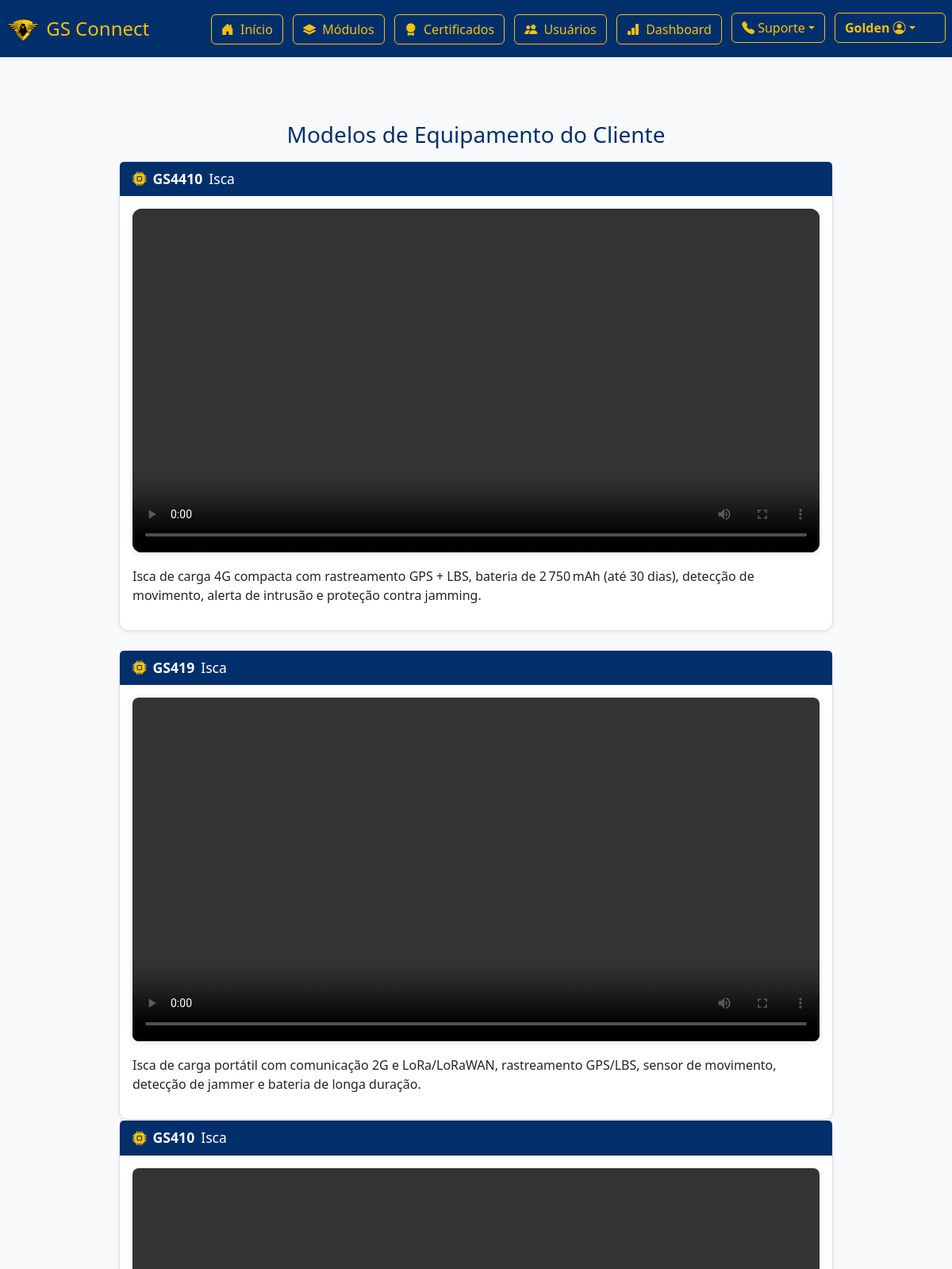
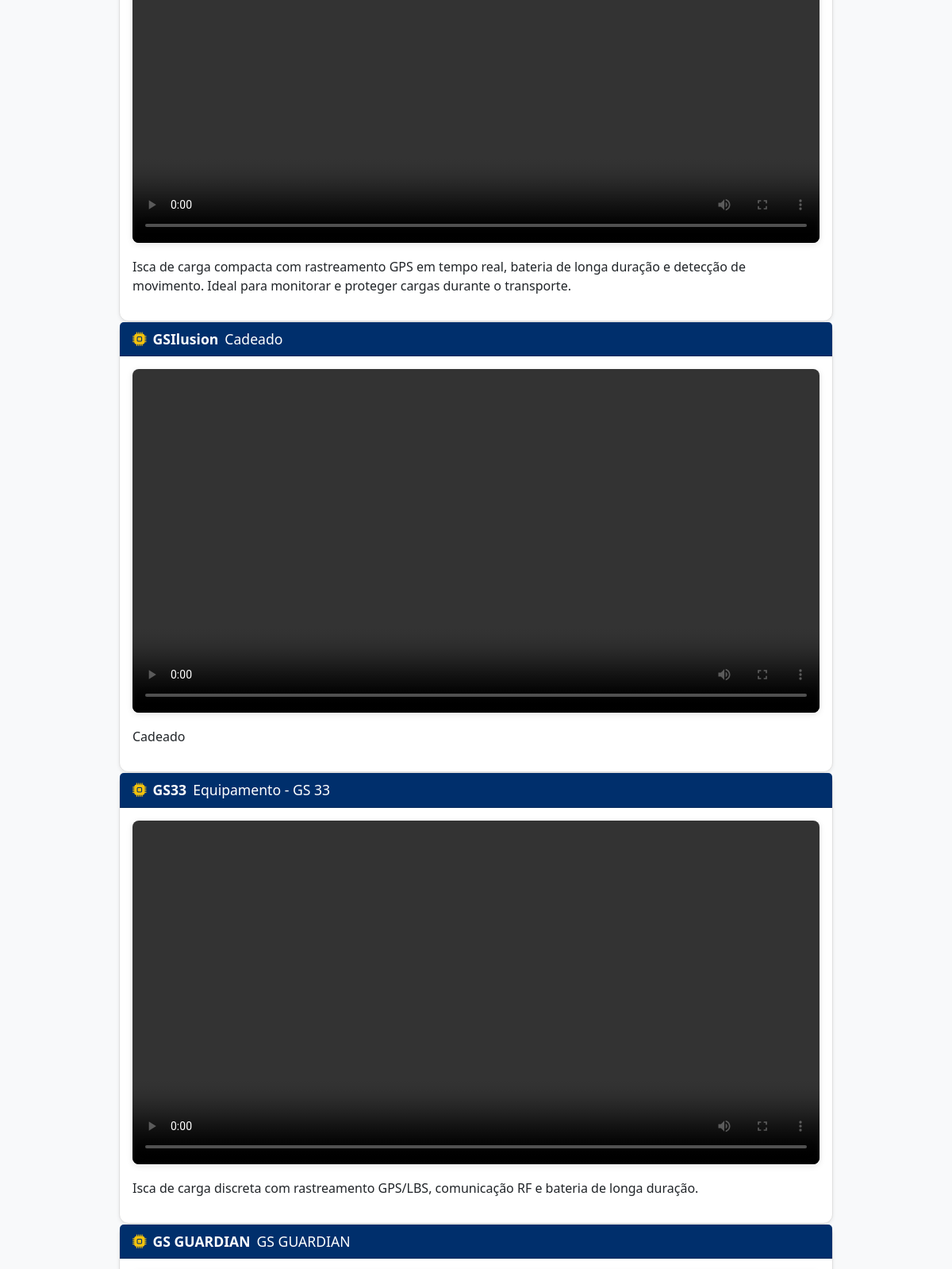
/cursos/modulo/2/ (signed in, upper part), run on the app's committed database (2 pictures, top to bottom).
### core/models.py (models this page shows, shortened)
class ConteudoEquipamento(models.Model):
    modelo = models.ForeignKey('ModeloEquipamento', on_delete=models.CASCADE)
    titulo = models.CharField(max_length=200)
    video = models.FileField(upload_to='videos/', blank=True, null=True)
    descricao = models.TextField(blank=True)

class ModeloEquipamento(models.Model):
    nome = models.CharField(max_length=100)
    def __str__(self):
        return self.nome

### cursos/views.py (the view, shortened to what this page needs)
# urls.py: path('modulo/<int:modulo_id>/', views.ver_modulo, name='ver_modulo'),
def ver_modulo(request, modulo_id):
    modulo = get_object_or_404(Modulo, id=modulo_id)
    if request.user.is_authenticated and request.user.is_staff:
        context = {'modulo': modulo}
        if 'equipamento' in modulo.titulo.lower():
            perfil = PerfilUsuario.objects.get(user=request.user)
            modelos = perfil.modelos_equipamento.all()
            conteudos = ConteudoEquipamento.objects.filter(modelo__in=modelos)
            context['conteudos_equipamentos'] = conteudos
            tempos_assistidos = {
                str(conteudo.modelo.id): ProgressoConteudoEquipamento.objects.filter(
                    usuario=request.user, conteudo=conteudo
                ).first().tempo_assistido if ProgressoConteudoEquipamento.objects.filter(
                    usuario=request.user, conteudo=conteudo
                ).exists() else 0
                for conteudo in conteudos
            }
            context['tempos_assistidos'] = tempos_assistidos
        progresso = ProgressoModulo.objects.filter(usuario=request.user, modulo=modulo).first()
        tempo_assistido = progresso.tempo_assistido if progresso else 0
        context['tempo_assistido'] = tempo_assistido
        return render(request, 'cursos/modulo.html', context)

### cursos/templates/cursos/modulo.html (shortened to what this page needs)
{% extends 'core/base.html' %}
{% load static %}
{% block content %}
{% if modulo.id == 2 %}
  <h3 class="mt-4 mb-3 text-center">Modelos de Equipamento do Cliente</h3>
  {% if conteudos_equipamentos|length == 1 %}
    <div class="d-flex justify-content-center">
      {% with conteudo=conteudos_equipamentos.0 %}
      <div class="card shadow-sm" style="min-width: 320px; max-width: 900px; width: 100%; margin: 0 auto;">
        <div class="card-header bg-primary text-white d-flex align-items-center" style="font-size:1.1rem;">
          <i class="bi bi-cpu-fill me-2"></i>
          <span class="fw-bold">{{ conteudo.modelo }}</span>
          {% if conteudo.titulo %}<span class="ms-2">{{ conteudo.titulo }}</span>{% endif %}
        </div>
        <div class="card-body d-flex flex-column align-items-center">
          {% if conteudo.video %}
            <video id="video-modelo-{{ conteudo.id }}" data-modelo-id="{{ conteudo.modelo.id }}" src="{{ conteudo.video.url }}" controls style="width: 100%; max-width: 900px; min-height: 350px; border-radius: 12px; margin-bottom: 10px; box-shadow:0 2px 8px rgba(0,0,0,0.10); background: #000;"></video>
          {% endif %}
          <p class="mt-2" style="width:100%;">{{ conteudo.descricao }}</p>
        </div>
      </div>
      {% endwith %}
    </div>
  {% elif conteudos_equipamentos|length > 1 %}
    <div class="position-relative" style="max-width: 900px; margin: 0 auto;">
      <div class="d-flex justify-content-center mb-4">
        {% with conteudo=conteudos_equipamentos.0 %}
        <div class="card shadow-sm" style="min-width: 320px; max-width: 900px; width: 100%; margin: 0 auto;">
          <div class="card-header bg-primary text-white d-flex align-items-center" style="font-size:1.1rem;">
            <i class="bi bi-cpu-fill me-2"></i>
            <span class="fw-bold">{{ conteudo.modelo }}</span>
            {% if conteudo.titulo %}<span class="ms-2">{{ conteudo.titulo }}</span>{% endif %}
          </div>
          <div class="card-body d-flex flex-column align-items-center">
            {% if conteudo.video %}
              <video id="video-modelo-{{ conteudo.id }}" data-modelo-id="{{ conteudo.modelo.id }}" src="{{ conteudo.video.url }}" controls style="width: 100%; max-width: 900px; min-height: 350px; border-radius: 12px; margin-bottom: 10px; box-shadow:0 2px 8px rgba(0,0,0,0.10); background: #000;"></video>
            {% endif %}
            <p class="mt-2" style="width:100%;">{{ conteudo.descricao }}</p>
          </div>
        </div>
        {% endwith %}
      </div>
      <div class="sidebar-equipamentos">
        {% for conteudo in conteudos_equipamentos|slice:'1:' %}
        <div class="card shadow-sm sidebar-video-card" data-index="{{ forloop.counter }}" style="max-width: 900px; margin: 0 auto;">
          <div class="card-header bg-primary text-white d-flex align-items-center" style="font-size:1.1rem;">
            <i class="bi bi-cpu-fill me-2"></i>
            <span class="fw-bold sidebar-modelo">{{ conteudo.modelo }}</span>
            {% if conteudo.titulo %}<span class="ms-2 sidebar-titulo">{{ conteudo.titulo }}</span>{% endif %}
          </div>
          <div class="card-body d-flex flex-column align-items-center">
            {% if conteudo.video %}
              <video id="video-modelo-{{ conteudo.id }}" class="sidebar-video" data-modelo-id="{{ conteudo.modelo.id }}" src="{{ conteudo.video.url }}" controls style="width: 100%; max-width: 900px; border-radius: 8px; margin-bottom: 10px; box-shadow:0 2px 8px rgba(0,0,0,0.10);"></video>
            {% endif %}
            <p class="mt-2 sidebar-descricao" style="width:100%;">{{ conteudo.descricao }}</p>
          </div>
        </div>
        {% endfor %}
      </div>
    </div>
  {% endif %}
{% endif %}
{% endblock %}

### core/templates/core/base.html (shortened to what this page needs)
{% load static %}
<!DOCTYPE html>
<html lang="pt-br">
<head>
    <link href="https://cdn.jsdelivr.net/npm/bootstrap@5.3.0/dist/css/bootstrap.min.css" rel="stylesheet">
    <link rel="stylesheet" href="{% static 'css/style.css' %}">
</head>
<body class="bg-light">
<header class="bg-primary text-white py-2 mb-4 shadow-sm">
    <div class="container-fluid d-flex flex-column flex-md-row align-items-center justify-content-between px-2" style="min-height: 56px;">
        <div class="d-flex align-items-center">
            <img src="{% static 'img/logo.png' %}" alt="Logo Golden Sat" style="height: 32px; margin-right: 8px;">
            <h1 class="mb-0" style="font-size: 1.5rem;">GS Connect</h1>
        </div>
        <nav class="mt-2 mt-md-0">
            {% if not request.path == '/login/' %}
                <a class="btn btn-outline-light me-2" href="{% url 'home' %}"><i class="bi bi-house-door-fill me-1"></i> Início</a>
                {% if user.is_authenticated %}
                    <a class="btn btn-outline-light me-2" href="{% url 'cursos:todos_modulos' %}"><i class="bi bi-layers-fill me-1"></i> Módulos</a>
                    <a class="btn btn-outline-light me-2" href="{% url 'certificado_form' %}"><i class="bi bi-award-fill me-1"></i> Certificados</a>
                    {% if user.is_staff %}
                        <a class="btn btn-outline-light me-2" href="{% url 'usuarios' %}"><i class="bi bi-people-fill me-1"></i> Usuários</a>
                        <a class="btn btn-outline-light me-2" href="{% url 'dashboard_usuarios' %}"><i class="bi bi-bar-chart-fill me-1"></i> Dashboard</a>
                    {% endif %}
                    <div class="dropdown d-inline-block me-2">
                      <button class="btn btn-outline-light dropdown-toggle d-flex align-items-center" type="button" id="suporteDropdown" data-bs-toggle="dropdown" aria-expanded="false">
                        <i class="bi bi-telephone-fill me-1"></i> Suporte
                      </button>
                    </div>
                    <div class="dropdown d-inline-block">
                        <a class="btn btn-outline-light dropdown-toggle fw-bold d-flex align-items-center" href="#" id="userDropdown" role="button" data-bs-toggle="dropdown" aria-expanded="false" style="min-width: 140px;">
                            <span class="me-1">{{ user.get_full_name|default:user.username }}</span>
                            <i class="bi bi-person-circle"></i>
                        </a>
                    </div>
                {% else %}
                    <a class="btn btn-light text-primary" href="{% url 'login' %}">Entrar</a>
                {% endif %}
            {% endif %}
        </nav>
    </div>
</header>
<div class="content-wrapper">
  <main class="container flex-grow-1">
      {% block content %}{% endblock %}
  </main>
</div>
<link rel="stylesheet" href="https://cdn.jsdelivr.net/npm/bootstrap-icons@1.10.5/font/bootstrap-icons.css">
</body>
</html>

### core/static/css/style.css (style rules this page uses)
:root { --azul-escuro: #002f6c; --amarelo: #f4c20d; --preto: #111111; --branco: #ffffff; }
body { background: var(--branco) !important; color: var(--preto) !important; }
header.bg-primary, .footer.bg-primary, .footer, .bg-primary { background: var(--azul-escuro) !important; }
header h1, .footer p, .footer, .footer * { color: var(--amarelo) !important; }
.btn-outline-light, .btn-outline-light:visited { color: var(--amarelo) !important; border-color: var(--amarelo) !important; background: transparent !important; }
a, a:visited { color: var(--azul-escuro) !important; }
.card { border-radius: 12px; border: 1px solid #e0e0e0; background: var(--branco) !important; }
.card-title, h1, h2, h3, h4, h5, h6 { color: var(--azul-escuro) !important; }
.card .bi { color: var(--amarelo) !important; }
html, body { height: 100%; margin: 0; padding: 0; overflow: hidden; }

### core/templates/core/base.html (style rules this page uses)
html, body { height: 100%; min-height: 100vh; margin: 0; padding: 0; }
body { display: flex; flex-direction: column; min-height: 100vh; overflow-y: auto; }
.content-wrapper { flex: 1 0 auto; display: flex; flex-direction: column; }
main.container { flex: 1 0 auto; display: flex; flex-direction: column; justify-content: center; align-items: center; }

### data on the page
ConteudoEquipamento: modelo "GS4410", titulo "Isca", descricao "Isca de carga 4G compacta com rastreamento GPS + LBS, bateria de 2 750 mAh (até 30 dias), detecção de movimento, alerta de intrusão e proteção contra jamming."
ConteudoEquipamento: modelo "GS419", titulo "Isca", descricao "Isca de carga portátil com comunicação 2G e LoRa/LoRaWAN, rastreamento GPS/LBS, sensor de movimento, detecção de jammer e bateria de longa duração."
ConteudoEquipamento: modelo "GS410", titulo "Isca", descricao "Isca de carga compacta com rastreamento GPS em tempo real, bateria de longa duração e detecção de movimento. Ideal para monitorar e proteger cargas durante o transporte."
ConteudoEquipamento: modelo "GSIlusion", titulo "Cadeado", descricao "Cadeado"
ConteudoEquipamento: modelo "GS33", titulo "Equipamento - GS 33", descricao "Isca de carga discreta com rastreamento GPS/LBS, comunicação RF e bateria de longa duração."
ConteudoEquipamento: modelo "GS GUARDIAN", titulo "GS GUARDIAN"

### other printed values
{{ user.get_full_name|default:user.username }} "Golden"
